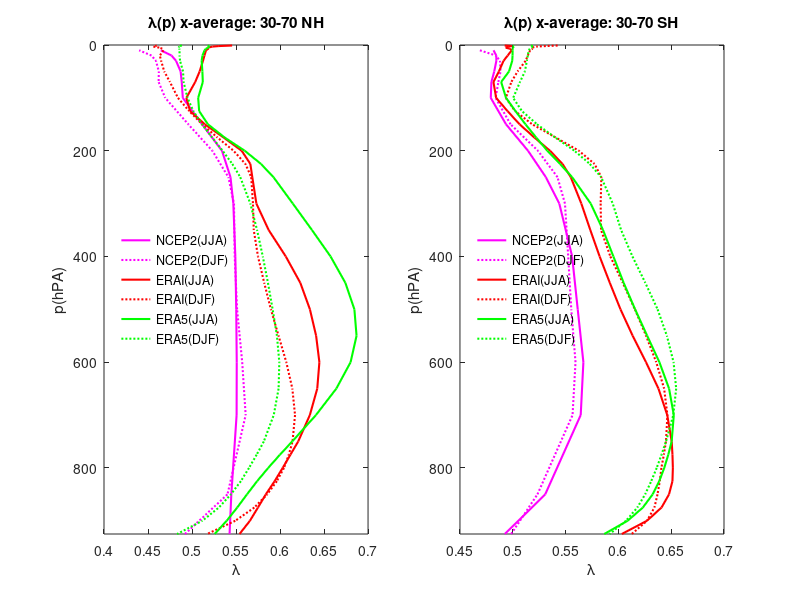
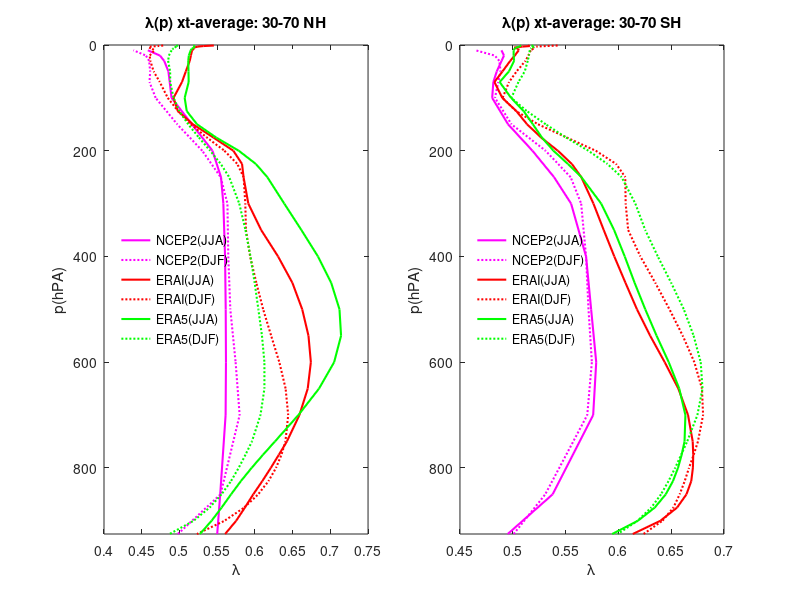

These charts were generated, in order, by the following MATLAB code:
% plot the asymmetry at 500hPA for ncep2, erai, era5 for years 2009-2018 and the
% asymmetry predicted by the moist modal theory vs. moist turbulent theory

close all; clear

% averaging window

latN = 70; latS = 30;

% ncep2

load('data_ncep2/asymmetry_ncep2_xt.mat');
load('data_ncep2/asymmetry_ncep2_x.mat')

level_ncep2 = level;

[~,lat30] = min(abs(lat-latS)); [~,latm30] = min(abs(lat+latS));
[~,lat70] = min(abs(lat-latN)); [~,latm70] = min(abs(lat+latN));

lambda_ncep2_NH_x = squeeze(mean(lambda_ncep2_x(lat70:lat30,:,:),1));
lambda_ncep2_SH_x = squeeze(mean(lambda_ncep2_x(latm30:latm70,:,:),1));

lambda_ncep2_NH_xt = squeeze(mean(lambda_ncep2_xt(lat70:lat30,:,:),1));
lambda_ncep2_SH_xt = squeeze(mean(lambda_ncep2_xt(latm30:latm70,:,:),1));

clear('level','lat','p500','lat30','lat70','latm30','latm70',...
    'lambda_ncep2_x','lambda_ncep2_xt');

% erai

load('data_erai/asymmetry_erai_NH_x.mat'); 
load('data_erai/asymmetry_erai_NH_xt.mat'); 

level_erai = level;

[~,lat30] = min(abs(lat-latS)); 
[~,lat70] = min(abs(lat-latN)); 

lambda_erai_NH_x = squeeze(mean(lambda_erai_NH_x(lat70:lat30,:,:),1));
lambda_erai_NH_xt = squeeze(mean(lambda_erai_NH_xt(lat70:lat30,:,:),1));

clear('level','lat','p500','lat30','lat70')

load('data_erai/asymmetry_erai_SH_x.mat'); 
load('data_erai/asymmetry_erai_SH_xt.mat');

[~,latm30] = min(abs(lat+latS));
[~,latm70] = min(abs(lat+latN));

lambda_erai_SH_x = squeeze(mean(lambda_erai_SH_x(latm30:latm70,:,:),1));
lambda_erai_SH_xt = squeeze(mean(lambda_erai_SH_xt(latm30:latm70,:,:),1));

clear('level','lat','p500','latm30','latm70')

% era5

load('data_era5/asymmetry_era5_NH_x.mat'); 
load('data_era5/asymmetry_era5_NH_xt.mat'); 

level_era5 = level;

[~,lat30] = min(abs(lat-latS)); 
[~,lat70] = min(abs(lat-latN)); 

lambda_era5_NH_x = squeeze(mean(lambda_era5_NH_x(lat70:lat30,:,:),1));
lambda_era5_NH_xt = squeeze(mean(lambda_era5_NH_xt(lat70:lat30,:,:),1));

clear('level','lat','p500','lat30','lat70')

load('data_era5/asymmetry_era5_SH_x.mat'); 
load('data_era5/asymmetry_era5_SH_xt.mat');

[~,latm30] = min(abs(lat+latS));
[~,latm70] = min(abs(lat+latN));

lambda_era5_SH_x = squeeze(mean(lambda_era5_SH_x(latm30:latm70,:,:),1));
lambda_era5_SH_xt = squeeze(mean(lambda_era5_SH_xt(latm30:latm70,:,:),1));

hfig = figure(1);
pos = get(hfig,'position');
set(hfig,'position',pos.*[.5 1 2 1])

subplot(1,2,1)

plot(mean(lambda_ncep2_NH_x(2:end,6:8),2),level_ncep2(2:end),'Linewidth',1.5,'Color','m'); hold on
plot(mean(lambda_ncep2_NH_x(2:end,[12,1,2]),2),level_ncep2(2:end),'Linewidth',1.5,'Color','m','linestyle',':'); hold on;
plot(mean(lambda_erai_NH_x(1:end-3,6:8),2),level_erai(1:end-3),'Linewidth',1.5,'Color','r'); hold on
plot(mean(lambda_erai_NH_x(1:end-3,[12,1,2]),2),level_erai(1:end-3),'Linewidth',1.5,'Color','r','linestyle',':'); hold on;
plot(mean(lambda_era5_NH_x(1:end-3,6:8),2),level_era5(1:end-3),'Linewidth',1.5,'Color','g'); hold on
plot(mean(lambda_era5_NH_x(1:end-3,[12,1,2]),2),level_era5(1:end-3),'Linewidth',1.5,'Color','g','linestyle',':'); hold on;
ylabel('p(hPA)'); ylim([0,925]); set(gca,'Ydir','reverse');
xlabel('\lambda');
set(gca,'Fontsize',10)
legend('NCEP2(JJA)','NCEP2(DJF)','ERAI(JJA)','ERAI(DJF)','ERA5(JJA)','ERA5(DJF)','Location','West'); legend boxoff
title(['\lambda(p) x-average: ',num2str(latS),'-',num2str(latN),' NH'])

subplot(1,2,2)

plot(mean(lambda_ncep2_SH_x(2:end,6:8),2),level_ncep2(2:end),'Linewidth',1.5,'Color','m'); hold on
plot(mean(lambda_ncep2_SH_x(2:end,[12,1,2]),2),level_ncep2(2:end),'Linewidth',1.5,'Color','m','linestyle',':'); hold on;
plot(mean(lambda_erai_SH_x(1:end-3,6:8),2),level_erai(1:end-3),'Linewidth',1.5,'Color','r'); hold on
plot(mean(lambda_erai_SH_x(1:end-3,[12,1,2]),2),level_erai(1:end-3),'Linewidth',1.5,'Color','r','linestyle',':'); hold on;
plot(mean(lambda_era5_SH_x(1:end-3,6:8),2),level_era5(1:end-3),'Linewidth',1.5,'Color','g'); hold on
plot(mean(lambda_era5_SH_x(1:end-3,[12,1,2]),2),level_era5(1:end-3),'Linewidth',1.5,'Color','g','linestyle',':'); hold on;
ylabel('p(hPA)'); ylim([0,925]); set(gca,'Ydir','reverse');
xlabel('\lambda');
set(gca,'Fontsize',10)
legend('NCEP2(JJA)','NCEP2(DJF)','ERAI(JJA)','ERAI(DJF)','ERA5(JJA)','ERA5(DJF)','Location','West'); legend boxoff
title(['\lambda(p) x-average: ',num2str(latS),'-',num2str(latN),' SH'])

hfig = figure(2);
pos = get(hfig,'position');
set(hfig,'position',pos.*[.5 1 2 1])

subplot(1,2,1)

plot(mean(lambda_ncep2_NH_xt(2:end,6:8),2),level_ncep2(2:end),'Linewidth',1.5,'Color','m'); hold on
plot(mean(lambda_ncep2_NH_xt(2:end,[12,1,2]),2),level_ncep2(2:end),'Linewidth',1.5,'Color','m','linestyle',':'); hold on;
plot(mean(lambda_erai_NH_xt(1:end-3,6:8),2),level_erai(1:end-3),'Linewidth',1.5,'Color','r'); hold on
plot(mean(lambda_erai_NH_xt(1:end-3,[12,1,2]),2),level_erai(1:end-3),'Linewidth',1.5,'Color','r','linestyle',':'); hold on;
plot(mean(lambda_era5_NH_xt(1:end-3,6:8),2),level_era5(1:end-3),'Linewidth',1.5,'Color','g'); hold on
plot(mean(lambda_era5_NH_xt(1:end-3,[12,1,2]),2),level_era5(1:end-3),'Linewidth',1.5,'Color','g','linestyle',':'); hold on;
ylabel('p(hPA)'); ylim([0,925]); set(gca,'Ydir','reverse');
xlabel('\lambda');
set(gca,'Fontsize',10)
legend('NCEP2(JJA)','NCEP2(DJF)','ERAI(JJA)','ERAI(DJF)','ERA5(JJA)','ERA5(DJF)','Location','West'); legend boxoff
title(['\lambda(p) xt-average: ',num2str(latS),'-',num2str(latN),' NH'])

subplot(1,2,2)

plot(mean(lambda_ncep2_SH_xt(2:end,6:8),2),level_ncep2(2:end),'Linewidth',1.5,'Color','m'); hold on
plot(mean(lambda_ncep2_SH_xt(2:end,[12,1,2]),2),level_ncep2(2:end),'Linewidth',1.5,'Color','m','linestyle',':'); hold on;
plot(mean(lambda_erai_SH_xt(1:end-3,6:8),2),level_erai(1:end-3),'Linewidth',1.5,'Color','r'); hold on
plot(mean(lambda_erai_SH_xt(1:end-3,[12,1,2]),2),level_erai(1:end-3),'Linewidth',1.5,'Color','r','linestyle',':'); hold on;
plot(mean(lambda_era5_SH_xt(1:end-3,6:8),2),level_era5(1:end-3),'Linewidth',1.5,'Color','g'); hold on
plot(mean(lambda_era5_SH_xt(1:end-3,[12,1,2]),2),level_era5(1:end-3),'Linewidth',1.5,'Color','g','linestyle',':'); hold on;
ylabel('p(hPA)'); ylim([0,925]); set(gca,'Ydir','reverse');
xlabel('\lambda');
set(gca,'Fontsize',10)
legend('NCEP2(JJA)','NCEP2(DJF)','ERAI(JJA)','ERAI(DJF)','ERA5(JJA)','ERA5(DJF)','Location','West'); legend boxoff
title(['\lambda(p) xt-average: ',num2str(latS),'-',num2str(latN),' SH'])


